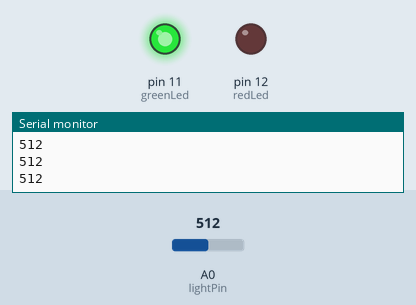
Bench run of a sketch on a simulated Arduino Uno, built with avr-gcc and run on an emulated ATmega328P. On the bench: output pins drawn as LEDs (lit = HIGH), the last lines printed to the serial monitor. The inputs (shaded band) are chosen by the test bench; at power-on: A0 (lightPin) = 512.

Above: at 1.2 s.
1.3 s: A0 (lightPin) set to 23
2.8 s: A0 (lightPin) set to 19
At 4.2 s:
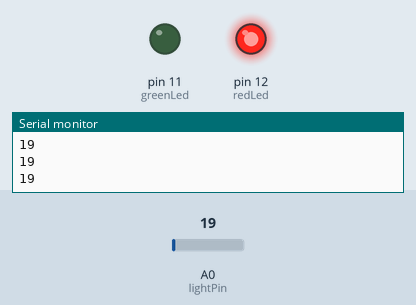
4.5 s: A0 (lightPin) set to 122
At 5.7 s:
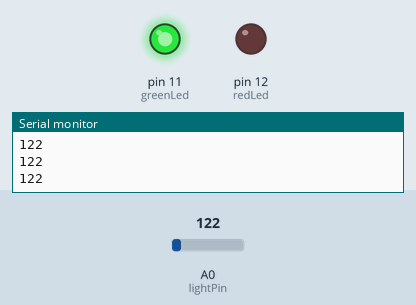
6.0 s: A0 (lightPin) set to 10
At 6.9 s:
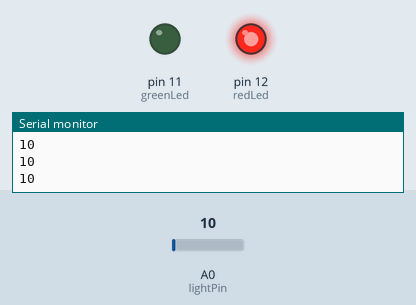
Timing chart, 0 to 8.5 s (numbered marks = the images above; inputs shaded):
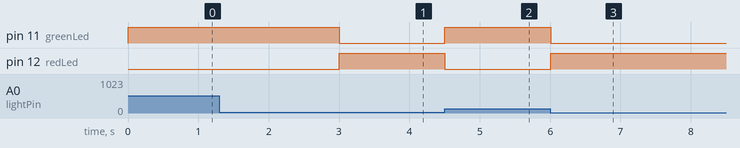

Measured:
- the behaviour switches between 21 and 20 on A0 (lightPin) (found by bisection; images 0 and 1)
- after the input at 2.8 s, pin 11 (greenLed): HIGH → LOW after 0.20 s; pin 12 (redLed): LOW → HIGH after 0.20 s
- after the input at 4.5 s, pin 11 (greenLed): LOW → HIGH at once; pin 12 (redLed): HIGH → LOW at once
- after the input at 6.0 s, pin 11 (greenLed): HIGH → LOW at once; pin 12 (redLed): LOW → HIGH at once

The sketch:

PhotoregistorsPhotoDetector.ino
```cpp
int lightPin = A0;
int lightVal;
int greenLed = 11;
int redLed = 12;
int dt = 250;
void setup() {
  // put your setup code here, to run once:
  pinMode(lightPin, INPUT);
  pinMode(greenLed, OUTPUT);
  pinMode(redLed, OUTPUT);
  Serial.begin(9600);
}

void loop() {
  // put your main code here, to run repeatedly:
  lightVal = analogRead(lightPin);
  Serial.println(lightVal);
  if (lightVal > 20) {
    digitalWrite(greenLed, HIGH);
    digitalWrite(redLed, LOW);
  }
  else {
    digitalWrite(greenLed, LOW);
    digitalWrite(redLed, HIGH);
  }
  delay(dt);
}
```
